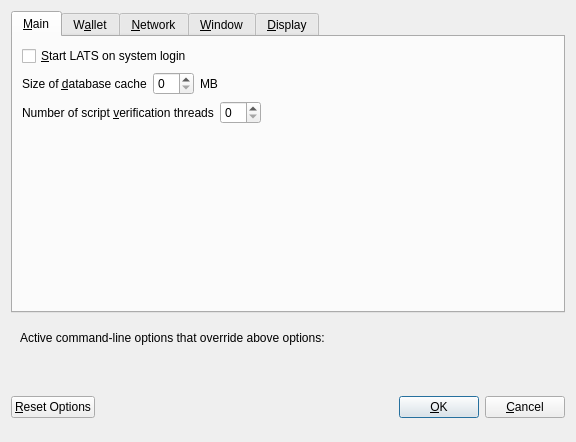
<?xml version="1.0" encoding="UTF-8"?>
<ui version="4.0">
 <class>OptionsDialog</class>
 <widget class="QDialog" name="OptionsDialog">
  <property name="geometry">
   <rect>
    <x>0</x>
    <y>0</y>
    <width>576</width>
    <height>442</height>
   </rect>
  </property>
  <property name="windowTitle">
   <string>Options</string>
  </property>
  <property name="modal">
   <bool>true</bool>
  </property>
  <layout class="QVBoxLayout" name="verticalLayout">
   <item>
    <widget class="QTabWidget" name="tabWidget">
     <property name="currentIndex">
      <number>0</number>
     </property>
     <widget class="QWidget" name="tabMain">
      <attribute name="title">
       <string>&amp;Main</string>
      </attribute>
      <layout class="QVBoxLayout" name="verticalLayout_Main">
       <item>
        <widget class="QCheckBox" name="bitcoinAtStartup">
         <property name="toolTip">
          <string>Automatically start LATS after logging in to the system.</string>
         </property>
         <property name="text">
          <string>&amp;Start LATS on system login</string>
         </property>
        </widget>
       </item>
       <item>
        <layout class="QHBoxLayout" name="horizontalLayout_2_Main">
         <item>
          <widget class="QLabel" name="databaseCacheLabel">
           <property name="text">
            <string>Size of &amp;database cache</string>
           </property>
           <property name="textFormat">
            <enum>Qt::PlainText</enum>
           </property>
           <property name="buddy">
            <cstring>databaseCache</cstring>
           </property>
          </widget>
         </item>
         <item>
          <widget class="QSpinBox" name="databaseCache"/>
         </item>
         <item>
          <widget class="QLabel" name="databaseCacheUnitLabel">
           <property name="text">
            <string>MB</string>
           </property>
           <property name="textFormat">
            <enum>Qt::PlainText</enum>
           </property>
          </widget>
         </item>
         <item>
          <spacer name="horizontalSpacer_2_Main">
           <property name="orientation">
            <enum>Qt::Horizontal</enum>
           </property>
           <property name="sizeHint" stdset="0">
            <size>
             <width>40</width>
             <height>20</height>
            </size>
           </property>
          </spacer>
         </item>
        </layout>
       </item>
       <item>
        <layout class="QHBoxLayout" name="horizontalLayout_3_Main">
         <item>
          <widget class="QLabel" name="threadsScriptVerifLabel">
           <property name="text">
            <string>Number of script &amp;verification threads</string>
           </property>
           <property name="textFormat">
            <enum>Qt::PlainText</enum>
           </property>
           <property name="buddy">
            <cstring>threadsScriptVerif</cstring>
           </property>
          </widget>
         </item>
         <item>
          <widget class="QSpinBox" name="threadsScriptVerif">
           <property name="toolTip">
            <string>(0 = auto, &lt;0 = leave that many cores free)</string>
           </property>
          </widget>
         </item>
         <item>
          <spacer name="horizontalSpacer_3_Main">
           <property name="orientation">
            <enum>Qt::Horizontal</enum>
           </property>
           <property name="sizeHint" stdset="0">
            <size>
             <width>40</width>
             <height>20</height>
            </size>
           </property>
          </spacer>
         </item>
        </layout>
       </item>
       <item>
        <spacer name="verticalSpacer_2">
         <property name="orientation">
          <enum>Qt::Vertical</enum>
         </property>
         <property name="sizeHint" stdset="0">
          <size>
           <width>20</width>
           <height>40</height>
          </size>
         </property>
        </spacer>
       </item>
      </layout>
     </widget>
     <widget class="QWidget" name="tabWallet">
      <attribute name="title">
       <string>W&amp;allet</string>
      </attribute>
      <layout class="QVBoxLayout" name="verticalLayout_Wallet">
       <item>
        <layout class="QHBoxLayout" name="horizontalLayout_2_Wallet">
         <item>
          <widget class="QLabel" name="labelStakeSplitThresholdText">
           <property name="text">
            <string>Stake split threshold:</string>
           </property>
          </widget>
         </item>
         <item>
          <widget class="QSpinBox" name="spinBoxStakeSplitThreshold">
           <property name="minimum">
            <number>1</number>
           </property>
           <property name="maximum">
            <number>999999</number>
           </property>
          </widget>
         </item>
        </layout>
       </item>
       <item>
        <widget class="QGroupBox" name="groupBox">
         <property name="title">
          <string>Expert</string>
         </property>
         <layout class="QVBoxLayout" name="verticalLayout_2">
          <item>
           <widget class="QCheckBox" name="coinControlFeatures">
            <property name="toolTip">
             <string>Whether to show coin control features or not.</string>
            </property>
            <property name="text">
             <string>Enable coin &amp;control features</string>
            </property>
           </widget>
          </item>
          <item>
           <widget class="QCheckBox" name="showMasternodesTab">
            <property name="toolTip">
             <string>Show additional tab listing all your masternodes in first sub-tab&lt;br/&gt;and all masternodes on the network in second sub-tab.</string>
            </property>
            <property name="text">
             <string>Show Masternodes Tab</string>
            </property>
           </widget>
          </item>
          <item>
           <widget class="QCheckBox" name="spendZeroConfChange">
            <property name="toolTip">
             <string>If you disable the spending of unconfirmed change, the change from a transaction&lt;br/&gt;cannot be used until that transaction has at least one confirmation.&lt;br/&gt;This also affects how your balance is computed.</string>
            </property>
            <property name="text">
             <string>&amp;Spend unconfirmed change</string>
            </property>
           </widget>
          </item>
         </layout>
        </widget>
       </item>
       <item>
        <spacer name="verticalSpacer_Wallet">
         <property name="orientation">
          <enum>Qt::Vertical</enum>
         </property>
         <property name="sizeHint" stdset="0">
          <size>
           <width>20</width>
           <height>40</height>
          </size>
         </property>
        </spacer>
       </item>
      </layout>
     </widget>
     <widget class="QWidget" name="tabNetwork">
      <attribute name="title">
       <string>&amp;Network</string>
      </attribute>
      <layout class="QVBoxLayout" name="verticalLayout_Network">
       <item>
        <widget class="QCheckBox" name="mapPortUpnp">
         <property name="toolTip">
          <string>Automatically open the LATS client port on the router. This only works when your router supports UPnP and it is enabled.</string>
         </property>
         <property name="text">
          <string>Map port using &amp;UPnP</string>
         </property>
        </widget>
       </item>
       <item>
        <widget class="QCheckBox" name="allowIncoming">
         <property name="toolTip">
          <string>Accept connections from outside</string>
         </property>
         <property name="text">
          <string>Allow incoming connections</string>
         </property>
        </widget>
       </item>
       <item>
        <widget class="QCheckBox" name="connectSocks">
         <property name="toolTip">
          <string>Connect to the LATS network through a SOCKS5 proxy.</string>
         </property>
         <property name="text">
          <string>&amp;Connect through SOCKS5 proxy (default proxy):</string>
         </property>
        </widget>
       </item>
       <item>
        <layout class="QHBoxLayout" name="horizontalLayout_1_Network">
         <item>
          <widget class="QLabel" name="proxyIpLabel">
           <property name="text">
            <string>Proxy &amp;IP:</string>
           </property>
           <property name="textFormat">
            <enum>Qt::PlainText</enum>
           </property>
           <property name="buddy">
            <cstring>proxyIp</cstring>
           </property>
          </widget>
         </item>
         <item>
          <widget class="QValidatedLineEdit" name="proxyIp">
           <property name="minimumSize">
            <size>
             <width>140</width>
             <height>0</height>
            </size>
           </property>
           <property name="maximumSize">
            <size>
             <width>140</width>
             <height>16777215</height>
            </size>
           </property>
           <property name="toolTip">
            <string>IP address of the proxy (e.g. IPv4: 127.0.0.1 / IPv6: ::1)</string>
           </property>
          </widget>
         </item>
         <item>
          <widget class="QLabel" name="proxyPortLabel">
           <property name="text">
            <string>&amp;Port:</string>
           </property>
           <property name="textFormat">
            <enum>Qt::PlainText</enum>
           </property>
           <property name="buddy">
            <cstring>proxyPort</cstring>
           </property>
          </widget>
         </item>
         <item>
          <widget class="QLineEdit" name="proxyPort">
           <property name="minimumSize">
            <size>
             <width>55</width>
             <height>0</height>
            </size>
           </property>
           <property name="maximumSize">
            <size>
             <width>55</width>
             <height>16777215</height>
            </size>
           </property>
           <property name="toolTip">
            <string>Port of the proxy (e.g. 9050)</string>
           </property>
          </widget>
         </item>
         <item>
          <spacer name="horizontalSpacer_1_Network">
           <property name="orientation">
            <enum>Qt::Horizontal</enum>
           </property>
           <property name="sizeHint" stdset="0">
            <size>
             <width>40</width>
             <height>20</height>
            </size>
           </property>
          </spacer>
         </item>
        </layout>
       </item>
       <item>
        <spacer name="verticalSpacer_Network">
         <property name="orientation">
          <enum>Qt::Vertical</enum>
         </property>
         <property name="sizeHint" stdset="0">
          <size>
           <width>20</width>
           <height>40</height>
          </size>
         </property>
        </spacer>
       </item>
      </layout>
     </widget>
     <widget class="QWidget" name="tabWindow">
      <attribute name="title">
       <string>&amp;Window</string>
      </attribute>
      <layout class="QVBoxLayout" name="verticalLayout_Window">
       <item>
        <widget class="QCheckBox" name="minimizeToTray">
         <property name="toolTip">
          <string>Show only a tray icon after minimizing the window.</string>
         </property>
         <property name="text">
          <string>&amp;Minimize to the tray instead of the taskbar</string>
         </property>
        </widget>
       </item>
       <item>
        <widget class="QCheckBox" name="minimizeOnClose">
         <property name="toolTip">
          <string>Minimize instead of exit the application when the window is closed. When this option is enabled, the application will be closed only after selecting Quit in the menu.</string>
         </property>
         <property name="text">
          <string>M&amp;inimize on close</string>
         </property>
        </widget>
       </item>
       <item>
        <spacer name="verticalSpacer_Window">
         <property name="orientation">
          <enum>Qt::Vertical</enum>
         </property>
         <property name="sizeHint" stdset="0">
          <size>
           <width>20</width>
           <height>40</height>
          </size>
         </property>
        </spacer>
       </item>
      </layout>
     </widget>
     <widget class="QWidget" name="tabDisplay">
      <attribute name="title">
       <string>&amp;Display</string>
      </attribute>
      <layout class="QVBoxLayout" name="verticalLayout_Display">
       <item>
        <layout class="QHBoxLayout" name="horizontalLayout_1_Display">
         <item>
          <widget class="QLabel" name="langLabel">
           <property name="text">
            <string>User Interface &amp;language:</string>
           </property>
           <property name="textFormat">
            <enum>Qt::PlainText</enum>
           </property>
           <property name="buddy">
            <cstring>lang</cstring>
           </property>
          </widget>
         </item>
         <item>
          <widget class="QValueComboBox" name="lang">
           <property name="toolTip">
            <string>The user interface language can be set here. This setting will take effect after restarting LATS.</string>
           </property>
          </widget>
         </item>
        </layout>
       </item>
       <item>
        <widget class="QLabel" name="label_3">
         <property name="toolTip">
          <string notr="true"/>
         </property>
         <property name="statusTip">
          <string notr="true"/>
         </property>
         <property name="whatsThis">
          <string notr="true"/>
         </property>
         <property name="accessibleName">
          <string notr="true"/>
         </property>
         <property name="text">
          <string>Language missing or translation incomplete? Help contributing translations here:
__decenomy_discord_link__</string>
         </property>
         <property name="wordWrap">
          <bool>true</bool>
         </property>
         <property name="openExternalLinks">
          <bool>true</bool>
         </property>
         <property name="textInteractionFlags">
          <set>Qt::TextBrowserInteraction</set>
         </property>
        </widget>
       </item>
       <item>
        <layout class="QHBoxLayout" name="horizontalLayout_2_Display" stretch="0,0">
         <item>
          <widget class="QLabel" name="themeLabel">
           <property name="text">
            <string>User Interface Theme:</string>
           </property>
          </widget>
         </item>
         <item>
          <widget class="QValueComboBox" name="theme"/>
         </item>
        </layout>
       </item>
       <item>
        <widget class="QWidget" name="verticalDisplayWidget" native="true">
         <layout class="QVBoxLayout" name="verticalDisplayLayout">
          <property name="margin">
           <number>0</number>
          </property>
          <item>
           <widget class="Line" name="line">
            <property name="orientation">
             <enum>Qt::Horizontal</enum>
            </property>
           </widget>
          </item>
          <item>
           <layout class="QHBoxLayout" name="horizontalLayout_3_Display">
            <item>
             <widget class="QLabel" name="unitLabel">
              <property name="text">
               <string>Unit to show amounts in:</string>
              </property>
              <property name="textFormat">
               <enum>Qt::PlainText</enum>
              </property>
             </widget>
            </item>
            <item>
             <widget class="QValueComboBox" name="unit">
              <property name="toolTip">
               <string>Choose the default subdivision unit to show in the interface and when sending coins.</string>
              </property>
             </widget>
            </item>
           </layout>
          </item>
          <item>
           <layout class="QHBoxLayout" name="horizontalLayout_4_Display">
            <item>
             <widget class="QLabel" name="digitsLabel">
              <property name="text">
               <string>Decimal digits</string>
              </property>
             </widget>
            </item>
            <item>
             <widget class="QValueComboBox" name="digits"/>
            </item>
           </layout>
          </item>
          <item>
           <layout class="QHBoxLayout" name="horizontalLayout_5_Display">
            <item>
             <widget class="QCheckBox" name="checkBoxHideZeroBalances">
              <property name="toolTip">
               <string>Hide empty balances</string>
              </property>
              <property name="layoutDirection">
               <enum>Qt::LeftToRight</enum>
              </property>
              <property name="text">
               <string>Hide empty balances</string>
              </property>
             </widget>
            </item>
            <item>
             <widget class="QCheckBox" name="checkBoxHideOrphans">
              <property name="toolTip">
               <string>Hide orphan stakes in transaction lists</string>
              </property>
              <property name="text">
               <string>Hide orphan stakes</string>
              </property>
             </widget>
            </item>
            <item>
             <spacer name="horizontalSpacer">
              <property name="orientation">
               <enum>Qt::Horizontal</enum>
              </property>
              <property name="sizeHint" stdset="0">
               <size>
                <width>40</width>
                <height>20</height>
               </size>
              </property>
             </spacer>
            </item>
           </layout>
          </item>
          <item>
           <layout class="QHBoxLayout" name="horizontalLayout_6_Display">
            <item>
             <widget class="QLabel" name="thirdPartyTxUrlsLabel">
              <property name="toolTip">
               <string>Third party URLs (e.g. a block explorer) that appear in the transactions tab as context menu items. %s in the URL is replaced by transaction hash. Multiple URLs are separated by vertical bar |.</string>
              </property>
              <property name="text">
               <string>Third party transaction URLs</string>
              </property>
             </widget>
            </item>
            <item>
             <widget class="QLineEdit" name="thirdPartyTxUrls">
              <property name="toolTip">
               <string>Third party URLs (e.g. a block explorer) that appear in the transactions tab as context menu items. %s in the URL is replaced by transaction hash. Multiple URLs are separated by vertical bar |.</string>
              </property>
             </widget>
            </item>
           </layout>
          </item>
         </layout>
        </widget>
       </item>
       <item>
        <spacer name="verticalSpacer">
         <property name="orientation">
          <enum>Qt::Vertical</enum>
         </property>
         <property name="sizeHint" stdset="0">
          <size>
           <width>20</width>
           <height>40</height>
          </size>
         </property>
        </spacer>
       </item>
      </layout>
     </widget>
    </widget>
   </item>
   <item>
    <widget class="QFrame" name="frame">
     <layout class="QVBoxLayout" name="verticalLayout_Bottom">
      <item>
       <layout class="QHBoxLayout" name="horizontalLayout_Bottom">
        <item>
         <widget class="QLabel" name="overriddenByCommandLineInfoLabel">
          <property name="text">
           <string>Active command-line options that override above options:</string>
          </property>
          <property name="textFormat">
           <enum>Qt::PlainText</enum>
          </property>
         </widget>
        </item>
        <item>
         <spacer name="horizontalSpacer_Bottom">
          <property name="orientation">
           <enum>Qt::Horizontal</enum>
          </property>
          <property name="sizeHint" stdset="0">
           <size>
            <width>40</width>
            <height>20</height>
           </size>
          </property>
         </spacer>
        </item>
       </layout>
      </item>
      <item>
       <widget class="QLabel" name="overriddenByCommandLineLabel">
        <property name="text">
         <string/>
        </property>
        <property name="textFormat">
         <enum>Qt::PlainText</enum>
        </property>
        <property name="wordWrap">
         <bool>true</bool>
        </property>
       </widget>
      </item>
     </layout>
    </widget>
   </item>
   <item>
    <layout class="QHBoxLayout" name="horizontalLayout_Buttons">
     <item>
      <widget class="QPushButton" name="resetButton">
       <property name="toolTip">
        <string>Reset all client options to default.</string>
       </property>
       <property name="text">
        <string>&amp;Reset Options</string>
       </property>
       <property name="autoDefault">
        <bool>false</bool>
       </property>
      </widget>
     </item>
     <item>
      <spacer name="horizontalSpacer_1">
       <property name="orientation">
        <enum>Qt::Horizontal</enum>
       </property>
       <property name="sizeHint" stdset="0">
        <size>
         <width>40</width>
         <height>48</height>
        </size>
       </property>
      </spacer>
     </item>
     <item>
      <widget class="QLabel" name="statusLabel">
       <property name="minimumSize">
        <size>
         <width>200</width>
         <height>0</height>
        </size>
       </property>
       <property name="font">
        <font>
         <weight>75</weight>
         <bold>true</bold>
        </font>
       </property>
       <property name="text">
        <string/>
       </property>
       <property name="textFormat">
        <enum>Qt::PlainText</enum>
       </property>
       <property name="wordWrap">
        <bool>true</bool>
       </property>
      </widget>
     </item>
     <item>
      <spacer name="horizontalSpacer_2">
       <property name="orientation">
        <enum>Qt::Horizontal</enum>
       </property>
       <property name="sizeHint" stdset="0">
        <size>
         <width>40</width>
         <height>48</height>
        </size>
       </property>
      </spacer>
     </item>
     <item>
      <widget class="QPushButton" name="okButton">
       <property name="text">
        <string>&amp;OK</string>
       </property>
       <property name="autoDefault">
        <bool>false</bool>
       </property>
       <property name="default">
        <bool>true</bool>
       </property>
      </widget>
     </item>
     <item>
      <widget class="QPushButton" name="cancelButton">
       <property name="text">
        <string>&amp;Cancel</string>
       </property>
       <property name="autoDefault">
        <bool>false</bool>
       </property>
      </widget>
     </item>
    </layout>
   </item>
  </layout>
 </widget>
 <customwidgets>
  <customwidget>
   <class>QValidatedLineEdit</class>
   <extends>QLineEdit</extends>
   <header>qvalidatedlineedit.h</header>
  </customwidget>
  <customwidget>
   <class>QValueComboBox</class>
   <extends>QComboBox</extends>
   <header>qvaluecombobox.h</header>
  </customwidget>
 </customwidgets>
 <resources/>
 <connections/>
</ui>
